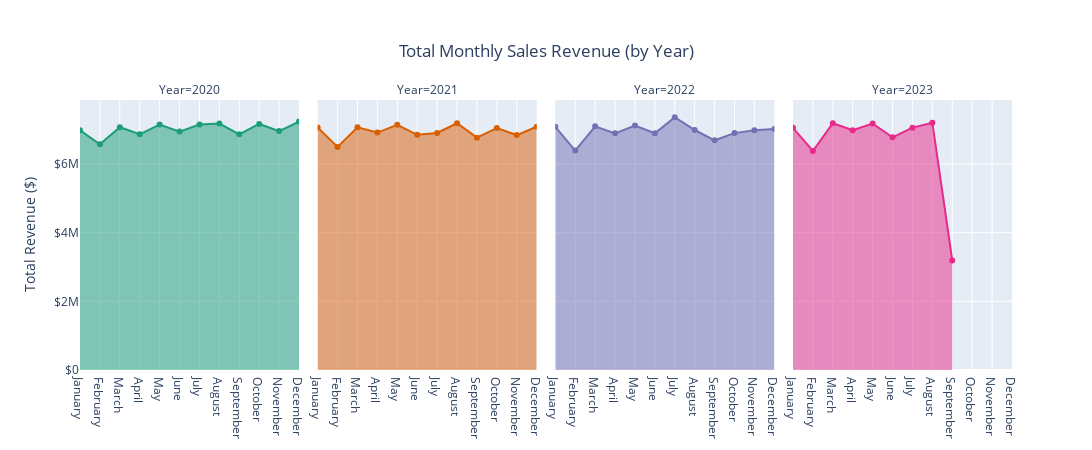

Here is the notebook cell this chart was saved with:
### Code cell
# Convert years to string for bar chart
monthly_sales['Purchase Year'] = monthly_sales['Purchase Year'].astype(str)

# Compare total monthly sales
# Filter out data points where 'Total_Revenue' is 0
fig2 = px.area(monthly_sales[monthly_sales['Total_Revenue'] != 0], x='Purchase Month', y='Total_Revenue', 
              color='Purchase Year', facet_col='Purchase Year',
              color_discrete_sequence=px.colors.qualitative.Dark2,
              title='Total Monthly Sales Revenue (by Year)',
              labels={'Total_Revenue': 'Total Revenue ($)', 'Purchase Year': 'Year'},
              hover_data={'Total_Revenue': ':$,.0f'},
              markers=True)

fig2.update_yaxes(tickprefix="$")

fig2.update_layout(title={'x': 0.5, 'y': 0.9},
                  xaxis_title= None,
                  xaxis2_title= None,
                  xaxis3_title= None,
                  xaxis4_title= None,
                  width=1400, height=450,
                  showlegend=False)

fig2.show()

### Figure 1 — Plotly figure (JSON) as saved in the notebook; plotly's stock layout.template omitted (floating-point values rounded to 4 significant figures)
{"data": [{"fillpattern": {"shape": ""}, "hovertemplate": "Year=2020<br>Purchase Month=%{x}<br>Total Revenue ($)=%{y:$,.0f}<extra></extra>", "legendgroup": "2020", "line": {"color": "rgb(27,158,119)"}, "marker": {"symbol": "circle"}, "mode": "lines+markers", "name": "2020", "orientation": "v", "showlegend": true, "stackgroup": "1", "type": "scatter", "x": ["January", "February", "March", "April", "May", "June", "July", "August", "September", "October", "November", "December"], "xaxis": "x", "y": [6982894, 6572244, 7069509, 6864127, 7146437, 6942495, 7147379, 7176267, 6863011, 7165076, 6956356, 7234072], "yaxis": "y"}, {"fillpattern": {"shape": ""}, "hovertemplate": "Year=2021<br>Purchase Month=%{x}<br>Total Revenue ($)=%{y:$,.0f}<extra></extra>", "legendgroup": "2021", "line": {"color": "rgb(217,95,2)"}, "marker": {"symbol": "circle"}, "mode": "lines+markers", "name": "2021", "orientation": "v", "showlegend": true, "stackgroup": "1", "type": "scatter", "x": ["January", "February", "March", "April", "May", "June", "July", "August", "September", "October", "November", "December"], "xaxis": "x2", "y": [7061969, 6495547, 7068844, 6913798, 7139433, 6849779, 6902939, 7185522, 6766300, 7047584, 6841201, 7083289], "yaxis": "y2"}, {"fillpattern": {"shape": ""}, "hovertemplate": "Year=2022<br>Purchase Month=%{x}<br>Total Revenue ($)=%{y:$,.0f}<extra></extra>", "legendgroup": "2022", "line": {"color": "rgb(117,112,179)"}, "marker": {"symbol": "circle"}, "mode": "lines+markers", "name": "2022", "orientation": "v", "showlegend": true, "stackgroup": "1", "type": "scatter", "x": ["January", "February", "March", "April", "May", "June", "July", "August", "September", "October", "November", "December"], "xaxis": "x3", "y": [7080571, 6389310, 7094651, 6892095, 7119189, 6894013, 7359940, 6988435, 6688895, 6897906, 6982366, 7021406], "yaxis": "y3"}, {"fillpattern": {"shape": ""}, "hovertemplate": "Year=2023<br>Purchase Month=%{x}<br>Total Revenue ($)=%{y:$,.0f}<extra></extra>", "legendgroup": "2023", "line": {"color": "rgb(231,41,138)"}, "marker": {"symbol": "circle"}, "mode": "lines+markers", "name": "2023", "orientation": "v", "showlegend": true, "stackgroup": "1", "type": "scatter", "x": ["January", "February", "March", "April", "May", "June", "July", "August", "September"], "xaxis": "x4", "y": [7053407, 6377577, 7183384, 6980004, 7176632, 6773992, 7057020, 7200912, 3190533], "yaxis": "y4"}], "layout": {"annotations": [{"font": {}, "showarrow": false, "text": "Year=2020", "x": 0.1175, "xanchor": "center", "xref": "paper", "y": 1, "yanchor": "bottom", "yref": "paper"}, {"font": {}, "showarrow": false, "text": "Year=2021", "x": 0.3725, "xanchor": "center", "xref": "paper", "y": 1, "yanchor": "bottom", "yref": "paper"}, {"font": {}, "showarrow": false, "text": "Year=2022", "x": 0.6275, "xanchor": "center", "xref": "paper", "y": 1, "yanchor": "bottom", "yref": "paper"}, {"font": {}, "showarrow": false, "text": "Year=2023", "x": 0.8825, "xanchor": "center", "xref": "paper", "y": 1, "yanchor": "bottom", "yref": "paper"}], "height": 450, "legend": {"title": {"text": "Year"}, "tracegroupgap": 0}, "showlegend": false, "title": {"text": "Total Monthly Sales Revenue (by Year)", "x": 0.5, "y": 0.9}, "width": 1400, "xaxis": {"anchor": "y", "domain": [0, 0.235], "title": {}}, "xaxis2": {"anchor": "y2", "domain": [0.255, 0.49], "matches": "x", "title": {}}, "xaxis3": {"anchor": "y3", "domain": [0.51, 0.745], "matches": "x", "title": {}}, "xaxis4": {"anchor": "y4", "domain": [0.765, 1.0], "matches": "x", "title": {}}, "yaxis": {"anchor": "x", "domain": [0, 1], "tickprefix": "$", "title": {"text": "Total Revenue ($)"}}, "yaxis2": {"anchor": "x2", "domain": [0, 1], "matches": "y", "showticklabels": false, "tickprefix": "$"}, "yaxis3": {"anchor": "x3", "domain": [0, 1], "matches": "y", "showticklabels": false, "tickprefix": "$"}, "yaxis4": {"anchor": "x4", "domain": [0, 1], "matches": "y", "showticklabels": false, "tickprefix": "$"}}}
